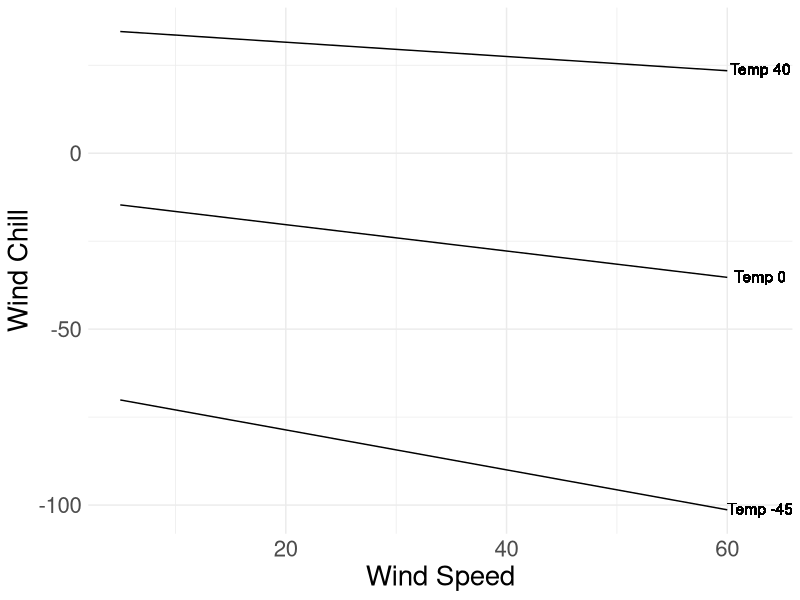
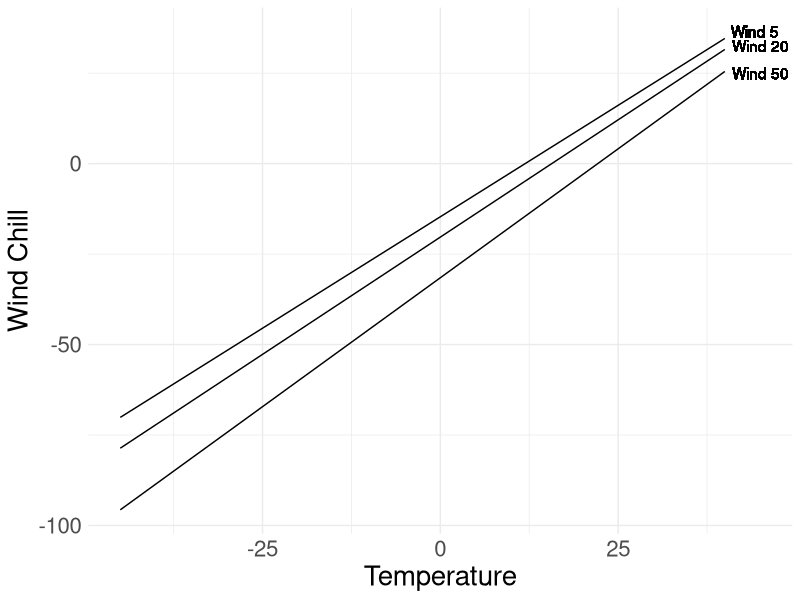

The R source for these figures, in order:
library(tidyverse)

# create data
chill <- c(36, 31, 25, 19, 13, 7, 1, -5, -11, -16, -22, -28, -34, -40, -46, -52, -57, -63,
           34, 27, 21, 15, 9, 3, -4, -10, -16, -22, -28, -35, -41, -47, -53, -59, -66, -72,
           32, 35, 19, 13, 6, 0, -7, -13, -19, -26, -32, -39, -45, -51, -58, -64, -71, -77,
           30, 24, 17, 11, 4, -2, -9, -15, -22, -29, -35, -42, -48, -55, -61, -68, -74, -81,
           29, 23, 16, 9, 3, -4, -11, -17, -24, -31, -37, -44, -51, -58, -64, -71, -78, -84,
           28, 22, 15, 8, 1, -5, -12, -19, -26, -33, -39, -46, -53, -60, -67, -73, -80, -87,
           28, 21, 14, 7, 0, -7, -14, -21, -27, -34, -41, -48, -55, -62, -69, -76, -82, -89,
           27, 20, 13, 6, -1, -8, -15, -22, -29, -36, -43, -50, -57, -64, -71, -78, -84, -91,
           26, 19, 12, 5, -2, -9, -16, -23, -30, -37, -44, -51, -58, -65, -72, -79, -86, -93,
           26, 19, 12, 4, -3, -10, -17, -24, -31, -38, -45, -52, -60, -67, -74, -81, -88, -95,
           25, 18, 11, 4, -3, -11, -18, -25, -32, -39, -46, -54, -61, -68, -75, -82, -89, -97,
           25, 17, 10, 3, -4, -11, -19, -26, -33, -40, -48, -55, -62, -69, -76, -84, -91, -98)

wind <- c(rep(5, 18), rep(10, 18), rep(15, 18), rep(20, 18), rep(25, 18), rep(30, 18), rep(35, 18),
          rep(40, 18), rep(45, 18), rep(50, 18), rep(55, 18), rep(60, 18))

temp <- c(rep(seq(40, -45, -5), 12))

data <- tibble(wind, temp, chill)         

# construct model with interaction
m1 <- lm(chill ~ temp + wind + temp:wind)
summary(m1)

# visualize

# expected chill on y axis
# wind speed on x axis
# lines defined by temperature

# grab coefficients
c1 <- coefficients(m1)

# line for temp of 40
data$t40 <- c1[1] + c1[2]*40 + c1[3]*wind + c1[4]*40*wind

# line for temp of 0
data$t0 <- c1[1] + c1[2]*0 + c1[3]*wind + c1[4]*0*wind

# line for temp of -45
data$tn45 <- c1[1] + c1[2]*(-45) + c1[3]*wind + c1[4]*(-45)*wind

# plot
ggplot(data, aes(x = wind)) +
  geom_line(aes(y = tn45)) +
  geom_line(aes(y = t0)) +
  geom_line(aes(y = t40)) + 
  xlab("Wind Speed") + 
  ylab("Wind Chill") +
  geom_text(aes(x = 63 , y = -101, label = "Temp -45")) +
  geom_text(aes(x = 63 , y = -35, label = "Temp 0")) + 
  geom_text(aes(x = 63 , y = 24, label = "Temp 40")) +
  theme_minimal() +
  theme(text = element_text(size=20)) 

#ggsave("/Users/sseals/Desktop/L95fig5.png")

# expected chill on y axis
# temperature on x axis
# lines defined by wind speed

# line for wind 5
data$w5 <- c1[1] + c1[2]*temp + c1[3]*5 + c1[4]*temp*5

# line for wind 20
data$w20 <- c1[1] + c1[2]*temp + c1[3]*20 + c1[4]*temp*20

# line for wind 50
data$w50 <- c1[1] + c1[2]*temp + c1[3]*50 + c1[4]*temp*50

# plot
ggplot(data, aes(x = temp)) +
  geom_line(aes(y = w5)) +
  geom_line(aes(y = w20)) +
  geom_line(aes(y = w50)) + 
  xlab("Temperature") + 
  ylab("Wind Chill") +
  theme_minimal() +
  geom_text(aes(x = 44.5 , y = 36.5, label = "Wind 5 ")) +
  geom_text(aes(x = 45 , y = 32.5, label = "Wind 20")) + 
  geom_text(aes(x = 45 , y = 25, label = "Wind 50")) +
  theme(text = element_text(size=20)) 

#ggsave("/Users/sseals/Desktop/L95fig6.png")
